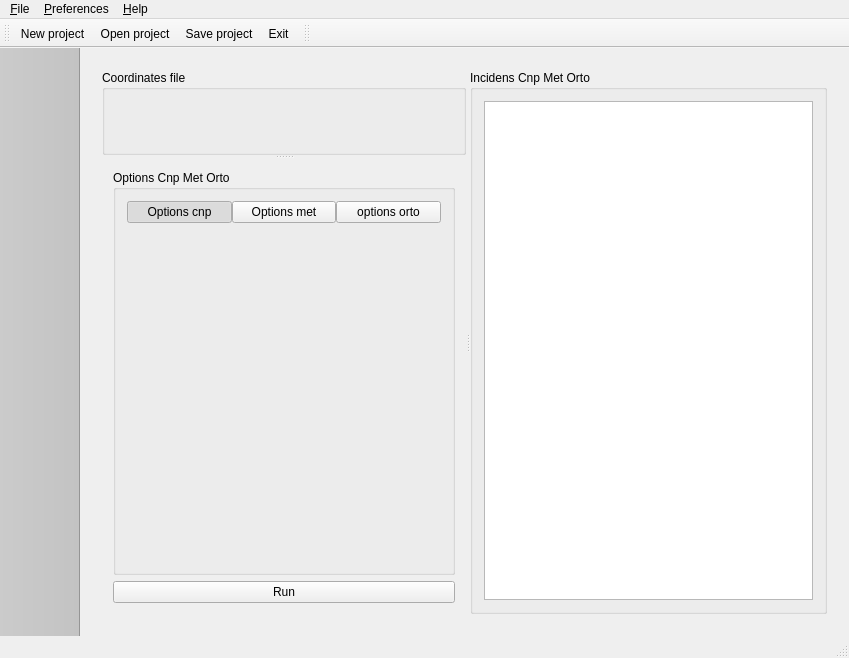
<?xml version="1.0" encoding="UTF-8"?>
<ui version="4.0">
 <class>MainWindow</class>
 <widget class="QMainWindow" name="MainWindow">
  <property name="geometry">
   <rect>
    <x>0</x>
    <y>0</y>
    <width>849</width>
    <height>658</height>
   </rect>
  </property>
  <property name="windowTitle">
   <string>MainWindow</string>
  </property>
  <widget class="QWidget" name="centralWidget">
   <layout class="QVBoxLayout" name="verticalLayout_6">
    <item>
     <widget class="QStackedWidget" name="stackedWidgetVistas">
      <property name="currentIndex">
       <number>0</number>
      </property>
      <widget class="QWidget" name="page1CnpMetOrto">
       <layout class="QVBoxLayout" name="verticalLayout_4">
        <item>
         <widget class="QSplitter" name="splitter_2">
          <property name="orientation">
           <enum>Qt::Horizontal</enum>
          </property>
          <widget class="QSplitter" name="splitter">
           <property name="orientation">
            <enum>Qt::Vertical</enum>
           </property>
           <widget class="QGroupBox" name="groupBoxCoordinatesFile">
            <property name="title">
             <string>Coordinates file</string>
            </property>
            <layout class="QHBoxLayout" name="horizontalLayout_3">
             <property name="spacing">
              <number>0</number>
             </property>
             <property name="leftMargin">
              <number>0</number>
             </property>
             <property name="topMargin">
              <number>0</number>
             </property>
             <property name="rightMargin">
              <number>0</number>
             </property>
             <property name="bottomMargin">
              <number>0</number>
             </property>
             <item>
              <widget class="TableViewCoordinates" name="widgetCoordinates" native="true"/>
             </item>
            </layout>
           </widget>
           <widget class="QWidget" name="layoutWidget">
            <layout class="QVBoxLayout" name="verticalLayout_3">
             <item>
              <widget class="QGroupBox" name="groupBoxOptionsCnpMetOrto">
               <property name="styleSheet">
                <string notr="true"/>
               </property>
               <property name="title">
                <string>Options Cnp Met Orto</string>
               </property>
               <layout class="QHBoxLayout" name="horizontalLayout_5">
                <item>
                 <layout class="QVBoxLayout" name="verticalLayout_2">
                  <item>
                   <layout class="QHBoxLayout" name="horizontalLayout">
                    <property name="spacing">
                     <number>0</number>
                    </property>
                    <item>
                     <widget class="IndexButton" name="pushButtonOptionsCnp">
                      <property name="enabled">
                       <bool>true</bool>
                      </property>
                      <property name="text">
                       <string>Options cnp</string>
                      </property>
                      <property name="checkable">
                       <bool>true</bool>
                      </property>
                      <property name="checked">
                       <bool>true</bool>
                      </property>
                     </widget>
                    </item>
                    <item>
                     <widget class="IndexButton" name="pushButtonOptionsMet">
                      <property name="text">
                       <string>Options met</string>
                      </property>
                      <property name="checkable">
                       <bool>true</bool>
                      </property>
                     </widget>
                    </item>
                    <item>
                     <widget class="IndexButton" name="pushButtonOptionsOrto">
                      <property name="text">
                       <string>options orto</string>
                      </property>
                      <property name="checkable">
                       <bool>true</bool>
                      </property>
                     </widget>
                    </item>
                   </layout>
                  </item>
                  <item>
                   <widget class="QStackedWidget" name="stackedWidgetOpciones">
                    <widget class="CreateCnps" name="page1Cnp"/>
                    <widget class="CreateMet" name="page2Met"/>
                    <widget class="CreateOrto" name="page3Orto"/>
                   </widget>
                  </item>
                 </layout>
                </item>
               </layout>
              </widget>
             </item>
             <item>
              <widget class="QPushButton" name="pushButtonEmpezarOperacionesMetOrto">
               <property name="enabled">
                <bool>true</bool>
               </property>
               <property name="text">
                <string>Run</string>
               </property>
              </widget>
             </item>
            </layout>
           </widget>
          </widget>
          <widget class="QGroupBox" name="groupBoxTextEditCnpMetOrto">
           <property name="title">
            <string>Incidens Cnp Met Orto</string>
           </property>
           <layout class="QHBoxLayout" name="horizontalLayout_2">
            <item>
             <widget class="QTextEdit" name="textEditCnpMetOrto">
              <property name="sizePolicy">
               <sizepolicy hsizetype="Minimum" vsizetype="Minimum">
                <horstretch>0</horstretch>
                <verstretch>0</verstretch>
               </sizepolicy>
              </property>
             </widget>
            </item>
           </layout>
          </widget>
         </widget>
        </item>
       </layout>
      </widget>
      <widget class="QWidget" name="page2renameChangeFormats">
       <layout class="QVBoxLayout" name="verticalLayout_14">
        <item>
         <widget class="QSplitter" name="splitter_4">
          <property name="orientation">
           <enum>Qt::Horizontal</enum>
          </property>
          <widget class="QWidget" name="layoutWidget">
           <layout class="QVBoxLayout" name="verticalLayout_5">
            <item>
             <widget class="QGroupBox" name="groupBox_4">
              <property name="title">
               <string>Select sensor</string>
              </property>
              <layout class="QHBoxLayout" name="horizontalLayout_4">
               <item>
                <layout class="QHBoxLayout" name="horizontalLayout_7">
                 <item>
                  <widget class="QCheckBox" name="checkBox">
                   <property name="text">
                    <string/>
                   </property>
                  </widget>
                 </item>
                 <item>
                  <widget class="IndexButton" name="pushButtonCasi">
                   <property name="text">
                    <string>CASI</string>
                   </property>
                   <property name="checkable">
                    <bool>true</bool>
                   </property>
                   <property name="checked">
                    <bool>true</bool>
                   </property>
                  </widget>
                 </item>
                 <item>
                  <widget class="QCheckBox" name="checkBox_2">
                   <property name="text">
                    <string/>
                   </property>
                  </widget>
                 </item>
                 <item>
                  <widget class="IndexButton" name="pushButtonTasi">
                   <property name="text">
                    <string>TASI</string>
                   </property>
                   <property name="checkable">
                    <bool>true</bool>
                   </property>
                  </widget>
                 </item>
                 <item>
                  <widget class="QCheckBox" name="checkBox_3">
                   <property name="text">
                    <string/>
                   </property>
                  </widget>
                 </item>
                 <item>
                  <widget class="IndexButton" name="pushButtonAisa">
                   <property name="text">
                    <string>AISA</string>
                   </property>
                   <property name="checkable">
                    <bool>true</bool>
                   </property>
                  </widget>
                 </item>
                 <item>
                  <spacer name="horizontalSpacer">
                   <property name="orientation">
                    <enum>Qt::Horizontal</enum>
                   </property>
                   <property name="sizeHint" stdset="0">
                    <size>
                     <width>40</width>
                     <height>20</height>
                    </size>
                   </property>
                  </spacer>
                 </item>
                </layout>
               </item>
              </layout>
             </widget>
            </item>
            <item>
             <widget class="QStackedWidget" name="stackedWidgetCasitasiAisa">
              <property name="currentIndex">
               <number>1</number>
              </property>
              <widget class="QWidget" name="page1ChangeFormatsCasi"/>
              <widget class="QWidget" name="page2ChangeFormatsTasi"/>
              <widget class="QWidget" name="page3ChangeFormatsAisa"/>
             </widget>
            </item>
           </layout>
          </widget>
          <widget class="QGroupBox" name="groupBoxTextEditChangeFormats">
           <property name="title">
            <string>Incidents Change formats</string>
           </property>
           <layout class="QVBoxLayout" name="verticalLayout">
            <item>
             <widget class="QTextEdit" name="textEditChangeFormats"/>
            </item>
           </layout>
          </widget>
         </widget>
        </item>
       </layout>
      </widget>
      <widget class="QWidget" name="page3CombineCnp">
       <layout class="QVBoxLayout" name="verticalLayout_9">
        <item>
         <widget class="QSplitter" name="splitter_3">
          <property name="orientation">
           <enum>Qt::Horizontal</enum>
          </property>
          <widget class="QGroupBox" name="groupBox">
           <property name="title">
            <string>GroupBox</string>
           </property>
           <layout class="QVBoxLayout" name="verticalLayout_7">
            <item>
             <widget class="QWidget" name="widgetCombineCnp" native="true"/>
            </item>
           </layout>
          </widget>
          <widget class="QGroupBox" name="groupBoxTextEditCombineCnp">
           <property name="title">
            <string>GroupBox</string>
           </property>
           <layout class="QVBoxLayout" name="verticalLayout_8">
            <item>
             <widget class="QTextEdit" name="textEditCombineCnp"/>
            </item>
           </layout>
          </widget>
         </widget>
        </item>
       </layout>
      </widget>
      <widget class="QWidget" name="page4Geocorrection">
       <layout class="QVBoxLayout" name="verticalLayout_11">
        <item>
         <widget class="QSplitter" name="splitter_5">
          <property name="orientation">
           <enum>Qt::Horizontal</enum>
          </property>
          <widget class="QGroupBox" name="groupBox_2">
           <property name="title">
            <string>GroupBox</string>
           </property>
           <layout class="QVBoxLayout" name="verticalLayout_10">
            <item>
             <widget class="QWidget" name="widget" native="true"/>
            </item>
           </layout>
          </widget>
          <widget class="QGroupBox" name="groupBoxTextEditCorrection">
           <property name="title">
            <string>Incidents Correction</string>
           </property>
           <layout class="QHBoxLayout" name="horizontalLayout_8">
            <item>
             <widget class="QTextEdit" name="textEditCorrection">
              <property name="sizePolicy">
               <sizepolicy hsizetype="Minimum" vsizetype="Minimum">
                <horstretch>0</horstretch>
                <verstretch>0</verstretch>
               </sizepolicy>
              </property>
             </widget>
            </item>
           </layout>
          </widget>
         </widget>
        </item>
       </layout>
      </widget>
      <widget class="QWidget" name="page5DiferenceOrtoCorrectio">
       <layout class="QHBoxLayout" name="horizontalLayout_6">
        <item>
         <widget class="QSplitter" name="splitter_6">
          <property name="orientation">
           <enum>Qt::Horizontal</enum>
          </property>
          <widget class="QGroupBox" name="groupBox_3">
           <property name="title">
            <string>GroupBox</string>
           </property>
           <layout class="QVBoxLayout" name="verticalLayout_12">
            <item>
             <widget class="QWidget" name="widget_2" native="true"/>
            </item>
           </layout>
          </widget>
          <widget class="QGroupBox" name="groupBoxTextEditCombinaCnp_2">
           <property name="title">
            <string>Incidents differences Orto Pass</string>
           </property>
           <layout class="QHBoxLayout" name="horizontalLayout_13">
            <item>
             <widget class="QTextEdit" name="textEditCombinaCnp_3">
              <property name="sizePolicy">
               <sizepolicy hsizetype="Minimum" vsizetype="Minimum">
                <horstretch>0</horstretch>
                <verstretch>0</verstretch>
               </sizepolicy>
              </property>
             </widget>
            </item>
           </layout>
          </widget>
         </widget>
        </item>
       </layout>
      </widget>
      <widget class="QWidget" name="page6ViewInformHtml"/>
     </widget>
    </item>
   </layout>
  </widget>
  <widget class="QMenuBar" name="menuBar">
   <property name="geometry">
    <rect>
     <x>0</x>
     <y>0</y>
     <width>849</width>
     <height>24</height>
    </rect>
   </property>
   <widget class="QMenu" name="menuFile">
    <property name="title">
     <string>&amp;File</string>
    </property>
    <addaction name="actionNew_project"/>
    <addaction name="actionOpen_project"/>
    <addaction name="actionSave_project"/>
    <addaction name="actionSave_as"/>
    <addaction name="separator"/>
    <addaction name="actionExit"/>
   </widget>
   <widget class="QMenu" name="menu_Help">
    <property name="title">
     <string>&amp;Preferences</string>
    </property>
    <addaction name="actionPreferencias"/>
   </widget>
   <widget class="QMenu" name="menu_Help_2">
    <property name="title">
     <string>&amp;Help</string>
    </property>
    <addaction name="action_About_Qt"/>
    <addaction name="actionAbout_ToolsPcot"/>
   </widget>
   <addaction name="menuFile"/>
   <addaction name="menu_Help"/>
   <addaction name="menu_Help_2"/>
  </widget>
  <widget class="QToolBar" name="mainToolBar">
   <attribute name="toolBarArea">
    <enum>TopToolBarArea</enum>
   </attribute>
   <attribute name="toolBarBreak">
    <bool>false</bool>
   </attribute>
   <addaction name="actionNew_project"/>
   <addaction name="actionOpen_project"/>
   <addaction name="actionSave_project"/>
   <addaction name="actionExit"/>
  </widget>
  <widget class="QStatusBar" name="statusBar"/>
  <widget class="QToolBar" name="toolBar">
   <property name="windowTitle">
    <string>toolBar</string>
   </property>
   <property name="styleSheet">
    <string notr="true">QToolBar{
	background-color: rgb(195, 195, 195);
}</string>
   </property>
   <property name="movable">
    <bool>false</bool>
   </property>
   <property name="iconSize">
    <size>
     <width>64</width>
     <height>64</height>
    </size>
   </property>
   <property name="toolButtonStyle">
    <enum>Qt::ToolButtonIconOnly</enum>
   </property>
   <property name="floatable">
    <bool>false</bool>
   </property>
   <attribute name="toolBarArea">
    <enum>LeftToolBarArea</enum>
   </attribute>
   <attribute name="toolBarBreak">
    <bool>false</bool>
   </attribute>
   <addaction name="actionCnps_met_orto"/>
   <addaction name="actionCnps_rename_change_format"/>
   <addaction name="actionCnps_combine_cnps"/>
   <addaction name="actionCnps_correction"/>
   <addaction name="actionCnps_diferences"/>
   <addaction name="actionCnps_view_html"/>
  </widget>
  <widget class="QToolBar" name="toolBar_2">
   <property name="windowTitle">
    <string>toolBar_2</string>
   </property>
   <attribute name="toolBarArea">
    <enum>TopToolBarArea</enum>
   </attribute>
   <attribute name="toolBarBreak">
    <bool>false</bool>
   </attribute>
  </widget>
  <action name="actionNew_project">
   <property name="icon">
    <iconset resource="resources.qrc">
     <normaloff>:/imagenes/imagenes/document-new.png</normaloff>:/imagenes/imagenes/document-new.png</iconset>
   </property>
   <property name="text">
    <string>&amp;New project</string>
   </property>
   <property name="shortcut">
    <string>Ctrl+N</string>
   </property>
  </action>
  <action name="actionOpen_project">
   <property name="icon">
    <iconset resource="resources.qrc">
     <normaloff>:/imagenes/imagenes/document-open.png</normaloff>:/imagenes/imagenes/document-open.png</iconset>
   </property>
   <property name="text">
    <string>&amp;Open project</string>
   </property>
  </action>
  <action name="actionSave_project">
   <property name="icon">
    <iconset resource="resources.qrc">
     <normaloff>:/imagenes/imagenes/document-save.png</normaloff>:/imagenes/imagenes/document-save.png</iconset>
   </property>
   <property name="text">
    <string>&amp;Save project</string>
   </property>
  </action>
  <action name="actionSave_as">
   <property name="icon">
    <iconset resource="resources.qrc">
     <normaloff>:/imagenes/imagenes/document-save-as.png</normaloff>:/imagenes/imagenes/document-save-as.png</iconset>
   </property>
   <property name="text">
    <string>S&amp;ave as</string>
   </property>
  </action>
  <action name="actionExit">
   <property name="icon">
    <iconset resource="resources.qrc">
     <normaloff>:/imagenes/imagenes/application-exit.png</normaloff>:/imagenes/imagenes/application-exit.png</iconset>
   </property>
   <property name="text">
    <string>E&amp;xit</string>
   </property>
   <property name="shortcut">
    <string>Ctrl+X</string>
   </property>
  </action>
  <action name="action_About_Qt">
   <property name="text">
    <string>&amp;About Qt</string>
   </property>
  </action>
  <action name="actionAbout_ToolsPcot">
   <property name="text">
    <string>About &amp;ToolsPcot</string>
   </property>
  </action>
  <action name="actionCnps_met_orto">
   <property name="checkable">
    <bool>true</bool>
   </property>
   <property name="text">
    <string/>
   </property>
  </action>
  <action name="actionCnps_rename_change_format">
   <property name="checkable">
    <bool>true</bool>
   </property>
   <property name="text">
    <string/>
   </property>
  </action>
  <action name="actionCnps_combine_cnps">
   <property name="checkable">
    <bool>true</bool>
   </property>
   <property name="text">
    <string/>
   </property>
  </action>
  <action name="actionCnps_correction">
   <property name="checkable">
    <bool>true</bool>
   </property>
   <property name="text">
    <string/>
   </property>
  </action>
  <action name="actionCnps_diferences">
   <property name="checkable">
    <bool>true</bool>
   </property>
   <property name="text">
    <string/>
   </property>
  </action>
  <action name="actionCnps_view_html">
   <property name="checkable">
    <bool>true</bool>
   </property>
   <property name="text">
    <string/>
   </property>
  </action>
  <action name="actionPreferencias">
   <property name="text">
    <string>&amp;Preferencias</string>
   </property>
  </action>
 </widget>
 <layoutdefault spacing="6" margin="11"/>
 <customwidgets>
  <customwidget>
   <class>CreateMet</class>
   <extends>QWidget</extends>
   <header>../CnpMetOrtoTP/createmet.h</header>
   <container>1</container>
  </customwidget>
  <customwidget>
   <class>CreateOrto</class>
   <extends>QWidget</extends>
   <header>../CnpMetOrtoTP/createorto.h</header>
   <container>1</container>
  </customwidget>
  <customwidget>
   <class>CreateCnps</class>
   <extends>QWidget</extends>
   <header>../CnpMetOrtoTP/createcnps.h</header>
   <container>1</container>
  </customwidget>
  <customwidget>
   <class>IndexButton</class>
   <extends>QPushButton</extends>
   <header>../ComponentesTP/indexbutton.h</header>
  </customwidget>
  <customwidget>
   <class>TableViewCoordinates</class>
   <extends>QWidget</extends>
   <header>../CoordinatesTP/tableviewcoordinates.h</header>
   <container>1</container>
  </customwidget>
 </customwidgets>
 <resources>
  <include location="resources.qrc"/>
 </resources>
 <connections>
  <connection>
   <sender>actionExit</sender>
   <signal>triggered()</signal>
   <receiver>MainWindow</receiver>
   <slot>close()</slot>
   <hints>
    <hint type="sourcelabel">
     <x>-1</x>
     <y>-1</y>
    </hint>
    <hint type="destinationlabel">
     <x>492</x>
     <y>452</y>
    </hint>
   </hints>
  </connection>
 </connections>
</ui>
